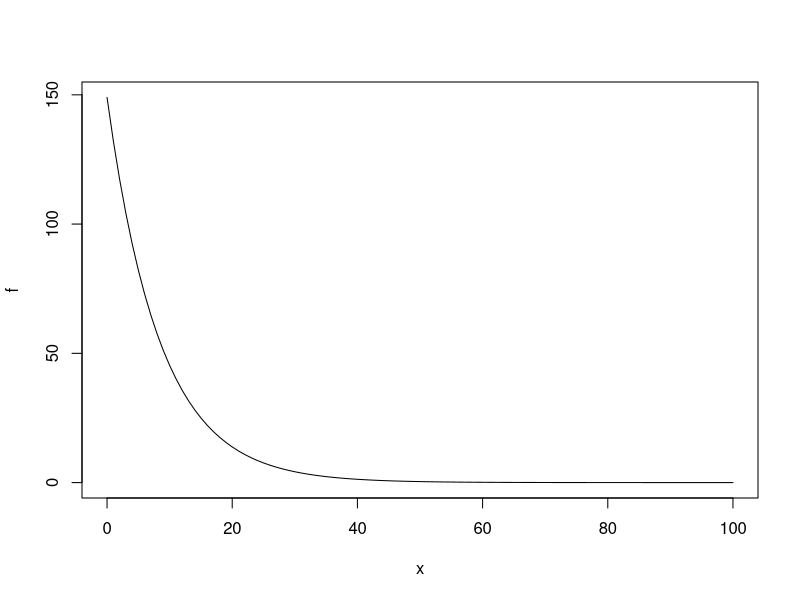
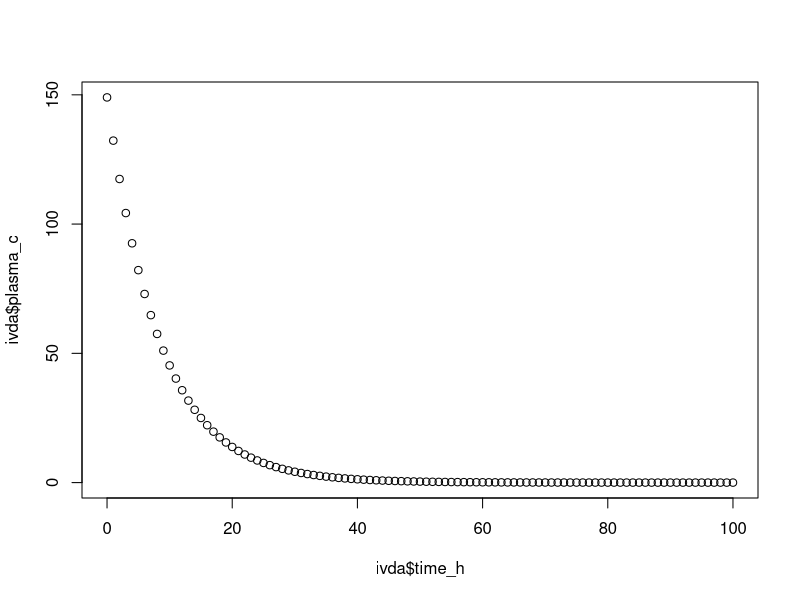
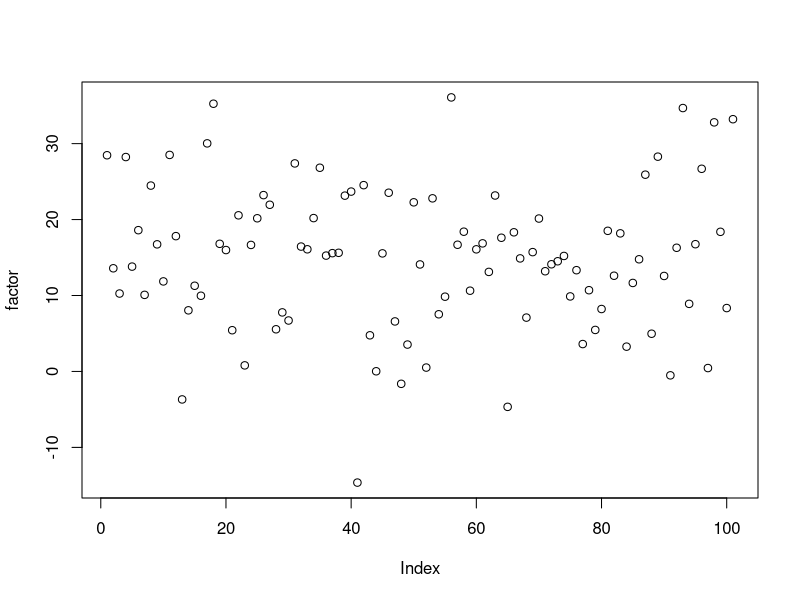
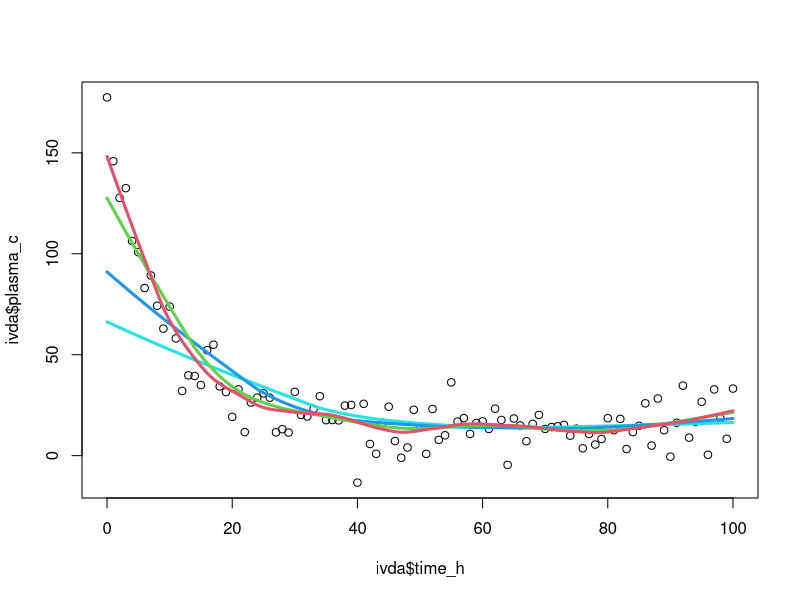
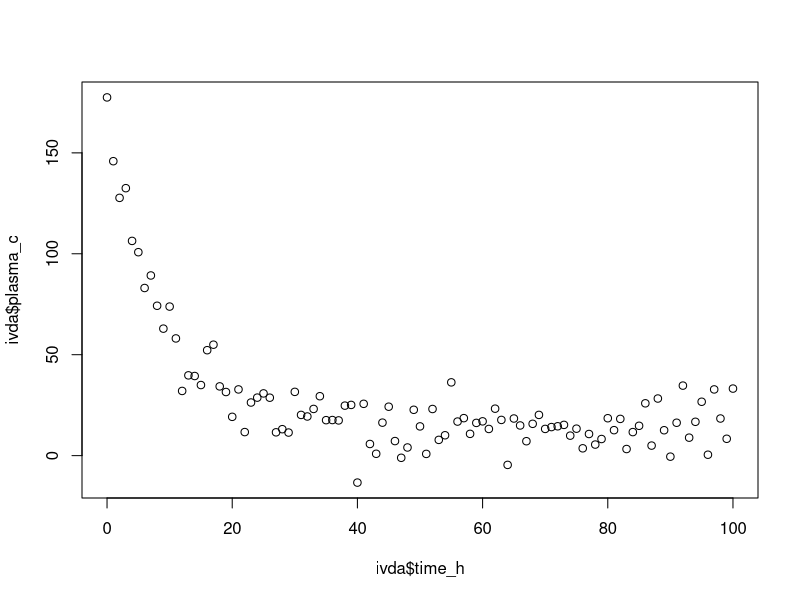
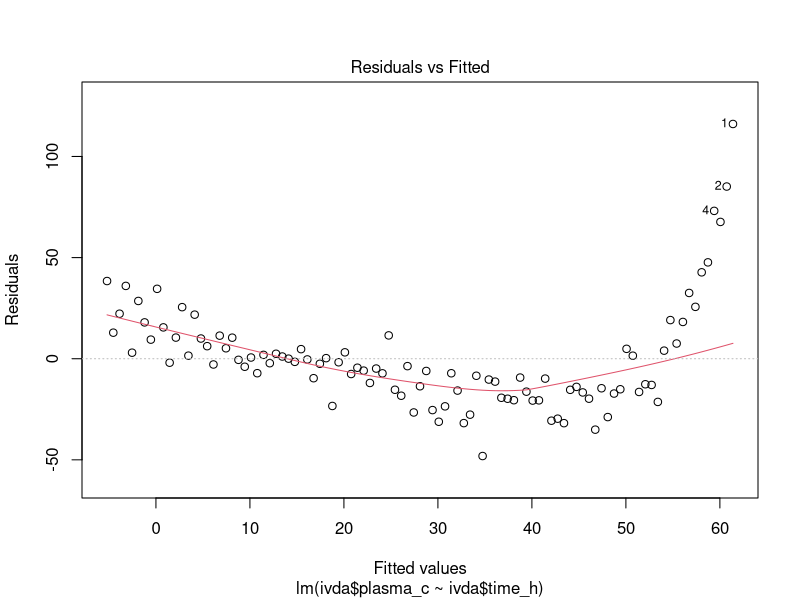
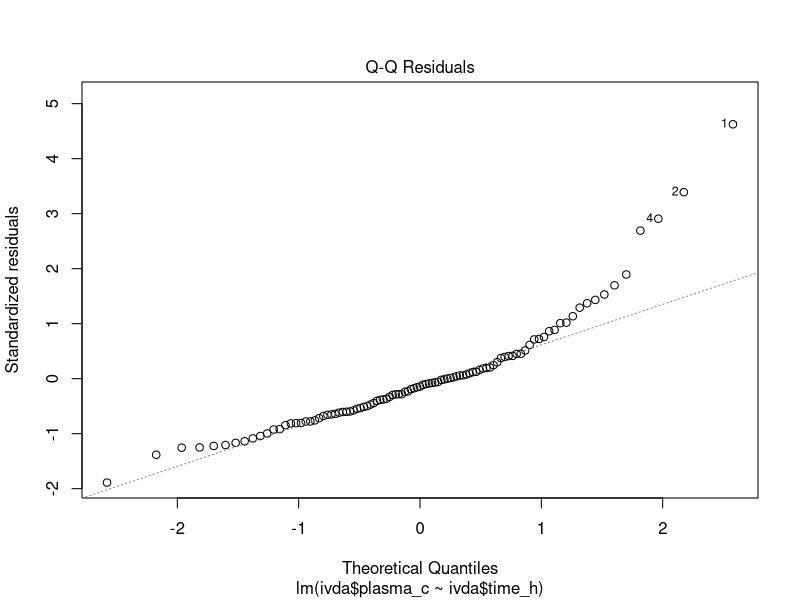
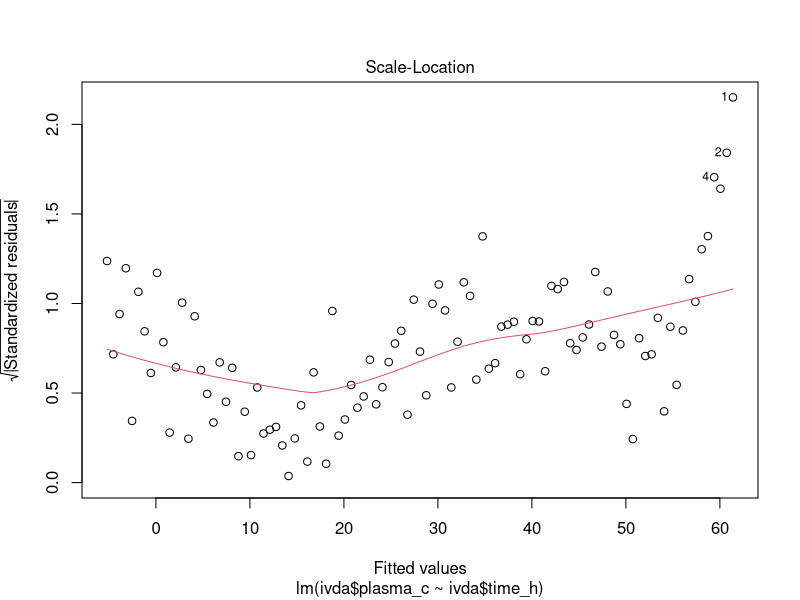

Here is the R script that generated these plots, in order:
#Calculation of PK parameters.
#Pharmacokinetic parameters give an overall indication of the behavior of the drug in the body.

#Single intravenous bolus dose model
#c(t)=C0e^-K1t
#Ct=C0*exp(1)^(-K1*t)
#K1 elimination constant rate=CL/Vd
#C0=DOSE/ Vd

rm(list=ls()) 


#Assign Parameters
K1=0.119
C0=149

#Create a function
f=function(t){C0*exp(1)^(-K1*t)}

#Plot the function 
plot(f,0,100)

#Dependent variable, plasma concentration
plasma_c=f(0:100)
plasma_c

#Time
time_h=c(0:100)

ivda<-data.frame(cbind(time_h,plasma_c))
ivda

plot(ivda$plasma_c~ivda$time_h)

#Add variability
factor<-rnorm(n=101, mean=15, sd=9)
plot(factor)
ivda$plasma_c=ivda$plasma_c+factor
plot(ivda$plasma_c~ivda$time_h)

#Local Regression using lowess
#LOWESS(Locally Weighted scatterplot smoothing)
lines(lowess(ivda$plasma_c~ivda$time_h, f=0.7),col=5, lwd=3)
lines(lowess(ivda$plasma_c~ivda$time_h, f=0.5),col=4, lwd=3)
lines(lowess(ivda$plasma_c~ivda$time_h, f=0.3),col=3, lwd=3)
lines(lowess(ivda$plasma_c~ivda$time_h, f=0.2),col=2, lwd=3)


#Plor the data.
plot(ivda$plasma_c~ivda$time_h)

#Apply Linear Regression
M1<-lm(ivda$plasma_c~ivda$time_h)
M1
plot(M1)
plot(ivda$plasma_c~ivda$time_h)
lines(ivda$time_h,fitted(M1),lwd=3,col=4)

#No-Linear Regression
M2<-nls(formula=plasma_c~C0*exp(1)^(-K1*time_h),data=ivda,start = list(C0=1,K1=0.1),trace = T)
M2
lines(ivda$time_h,fitted(M2),lwd=3,col=4)

#Which Models fits best?
#Akaike's An Information Criterion.
#The Akaike information criterion (AIC) is an estimator 
#of the relative quality of statistical models for a given set of data.
BIC(M1)
BIC(M2)

summary(M1)
summary(M2)

#Final model plasma concentration.
#*********** Plasma_C = 142.4*e^(-0.07417*t) ****************

